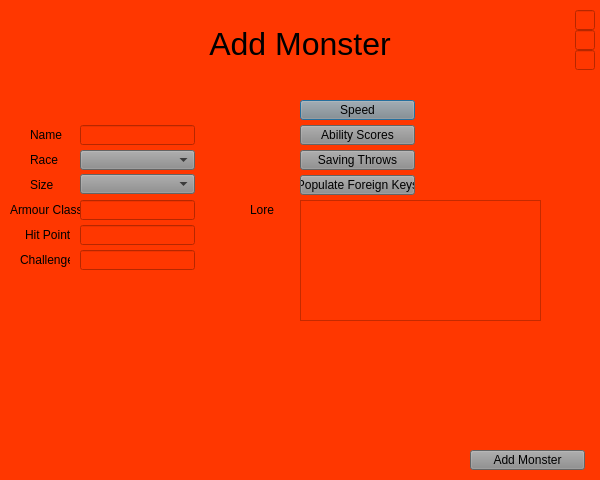
<?xml version="1.0" encoding="UTF-8"?>
<ui version="4.0">
 <class>Add_Monster</class>
 <widget class="QDialog" name="Add_Monster">
  <property name="geometry">
   <rect>
    <x>0</x>
    <y>0</y>
    <width>600</width>
    <height>480</height>
   </rect>
  </property>
  <property name="windowTitle">
   <string>Add Monster</string>
  </property>
  <property name="styleSheet">
   <string notr="true">background-color: rgba(255, 55, 0, 255);</string>
  </property>
  <widget class="QLabel" name="Main_Menu_Label">
   <property name="geometry">
    <rect>
     <x>100</x>
     <y>20</y>
     <width>400</width>
     <height>50</height>
    </rect>
   </property>
   <property name="text">
    <string>&lt;html&gt;&lt;head/&gt;&lt;body&gt;&lt;p align=&quot;center&quot;&gt;&lt;span style=&quot; font-size:24pt;&quot;&gt;Add Monster&lt;/span&gt;&lt;/p&gt;&lt;/body&gt;&lt;/html&gt;</string>
   </property>
  </widget>
  <widget class="QLineEdit" name="Add_Monster_Name">
   <property name="geometry">
    <rect>
     <x>80</x>
     <y>125</y>
     <width>115</width>
     <height>20</height>
    </rect>
   </property>
  </widget>
  <widget class="QLineEdit" name="Add_Monster_Armour_Class">
   <property name="geometry">
    <rect>
     <x>80</x>
     <y>200</y>
     <width>115</width>
     <height>20</height>
    </rect>
   </property>
  </widget>
  <widget class="QLineEdit" name="Add_Monster_Challenge">
   <property name="geometry">
    <rect>
     <x>80</x>
     <y>250</y>
     <width>115</width>
     <height>20</height>
    </rect>
   </property>
  </widget>
  <widget class="QLineEdit" name="Add_Monster_Hit_Points">
   <property name="geometry">
    <rect>
     <x>80</x>
     <y>225</y>
     <width>115</width>
     <height>20</height>
    </rect>
   </property>
  </widget>
  <widget class="QLabel" name="label">
   <property name="geometry">
    <rect>
     <x>30</x>
     <y>125</y>
     <width>40</width>
     <height>20</height>
    </rect>
   </property>
   <property name="text">
    <string>&lt;html&gt;&lt;head/&gt;&lt;body&gt;&lt;p&gt;Name&lt;/p&gt;&lt;/body&gt;&lt;/html&gt;</string>
   </property>
  </widget>
  <widget class="QLabel" name="label_2">
   <property name="geometry">
    <rect>
     <x>30</x>
     <y>150</y>
     <width>40</width>
     <height>20</height>
    </rect>
   </property>
   <property name="text">
    <string>&lt;html&gt;&lt;head/&gt;&lt;body&gt;&lt;p&gt;Race&lt;/p&gt;&lt;/body&gt;&lt;/html&gt;</string>
   </property>
  </widget>
  <widget class="QLabel" name="label_3">
   <property name="geometry">
    <rect>
     <x>30</x>
     <y>175</y>
     <width>40</width>
     <height>20</height>
    </rect>
   </property>
   <property name="text">
    <string>&lt;html&gt;&lt;head/&gt;&lt;body&gt;&lt;p&gt;Size&lt;/p&gt;&lt;/body&gt;&lt;/html&gt;</string>
   </property>
  </widget>
  <widget class="QLabel" name="label_4">
   <property name="geometry">
    <rect>
     <x>10</x>
     <y>200</y>
     <width>70</width>
     <height>20</height>
    </rect>
   </property>
   <property name="text">
    <string>&lt;html&gt;&lt;head/&gt;&lt;body&gt;&lt;p&gt;Armour Class&lt;/p&gt;&lt;/body&gt;&lt;/html&gt;</string>
   </property>
  </widget>
  <widget class="QLabel" name="label_5">
   <property name="geometry">
    <rect>
     <x>25</x>
     <y>225</y>
     <width>45</width>
     <height>20</height>
    </rect>
   </property>
   <property name="text">
    <string>&lt;html&gt;&lt;head/&gt;&lt;body&gt;&lt;p&gt;Hit Points&lt;/p&gt;&lt;/body&gt;&lt;/html&gt;</string>
   </property>
  </widget>
  <widget class="QLabel" name="label_6">
   <property name="geometry">
    <rect>
     <x>20</x>
     <y>250</y>
     <width>50</width>
     <height>20</height>
    </rect>
   </property>
   <property name="text">
    <string>&lt;html&gt;&lt;head/&gt;&lt;body&gt;&lt;p&gt;Challenge&lt;/p&gt;&lt;/body&gt;&lt;/html&gt;</string>
   </property>
  </widget>
  <widget class="QPushButton" name="Add_Monster_Speed">
   <property name="geometry">
    <rect>
     <x>300</x>
     <y>100</y>
     <width>115</width>
     <height>20</height>
    </rect>
   </property>
   <property name="styleSheet">
    <string notr="true">background-color: rgb(140, 140, 140);</string>
   </property>
   <property name="text">
    <string>Speed</string>
   </property>
  </widget>
  <widget class="QPushButton" name="Add_Monster_Ability_Score">
   <property name="geometry">
    <rect>
     <x>300</x>
     <y>125</y>
     <width>115</width>
     <height>20</height>
    </rect>
   </property>
   <property name="styleSheet">
    <string notr="true">background-color: rgb(140, 140, 140);</string>
   </property>
   <property name="text">
    <string>Ability Scores</string>
   </property>
  </widget>
  <widget class="QPushButton" name="Add_Monster_Saving_Throw">
   <property name="geometry">
    <rect>
     <x>300</x>
     <y>150</y>
     <width>115</width>
     <height>20</height>
    </rect>
   </property>
   <property name="styleSheet">
    <string notr="true">background-color: rgb(140, 140, 140);</string>
   </property>
   <property name="text">
    <string>Saving Throws</string>
   </property>
  </widget>
  <widget class="QTextEdit" name="Add_Monster_Lore">
   <property name="geometry">
    <rect>
     <x>300</x>
     <y>200</y>
     <width>241</width>
     <height>121</height>
    </rect>
   </property>
  </widget>
  <widget class="QLabel" name="label_7">
   <property name="geometry">
    <rect>
     <x>250</x>
     <y>200</y>
     <width>40</width>
     <height>20</height>
    </rect>
   </property>
   <property name="text">
    <string>&lt;html&gt;&lt;head/&gt;&lt;body&gt;&lt;p&gt;Lore&lt;/p&gt;&lt;/body&gt;&lt;/html&gt;</string>
   </property>
  </widget>
  <widget class="QPushButton" name="Add_Monster_Finish_Add_Monster">
   <property name="geometry">
    <rect>
     <x>470</x>
     <y>450</y>
     <width>115</width>
     <height>20</height>
    </rect>
   </property>
   <property name="styleSheet">
    <string notr="true">background-color: rgb(140, 140, 140);</string>
   </property>
   <property name="text">
    <string>Add Monster</string>
   </property>
  </widget>
  <widget class="QLineEdit" name="Saving_Throws_Foreign_Key">
   <property name="geometry">
    <rect>
     <x>575</x>
     <y>50</y>
     <width>20</width>
     <height>20</height>
    </rect>
   </property>
   <property name="autoFillBackground">
    <bool>false</bool>
   </property>
  </widget>
  <widget class="QLineEdit" name="Abilities_Foreign_Key">
   <property name="geometry">
    <rect>
     <x>575</x>
     <y>30</y>
     <width>20</width>
     <height>20</height>
    </rect>
   </property>
  </widget>
  <widget class="QLineEdit" name="Speed_Foreign_Key">
   <property name="geometry">
    <rect>
     <x>575</x>
     <y>10</y>
     <width>20</width>
     <height>20</height>
    </rect>
   </property>
  </widget>
  <widget class="QPushButton" name="Add_Monster_Populate">
   <property name="geometry">
    <rect>
     <x>300</x>
     <y>175</y>
     <width>115</width>
     <height>20</height>
    </rect>
   </property>
   <property name="styleSheet">
    <string notr="true">background-color: rgb(140, 140, 140);</string>
   </property>
   <property name="text">
    <string>Populate Foreign Keys</string>
   </property>
  </widget>
  <widget class="QComboBox" name="Add_Monster_Race_Dropdown">
   <property name="geometry">
    <rect>
     <x>80</x>
     <y>150</y>
     <width>115</width>
     <height>20</height>
    </rect>
   </property>
   <property name="styleSheet">
    <string notr="true">background-color: rgb(140, 140, 140);</string>
   </property>
  </widget>
  <widget class="QComboBox" name="Add_Monster_Size_Dropdown">
   <property name="geometry">
    <rect>
     <x>80</x>
     <y>174</y>
     <width>115</width>
     <height>20</height>
    </rect>
   </property>
   <property name="styleSheet">
    <string notr="true">background-color: rgb(140, 140, 140);</string>
   </property>
  </widget>
 </widget>
 <resources/>
 <connections>
  <connection>
   <sender>Add_Monster_Speed</sender>
   <signal>clicked()</signal>
   <receiver>Add_Monster</receiver>
   <slot>Monster_Speed_Link()</slot>
   <hints>
    <hint type="sourcelabel">
     <x>326</x>
     <y>112</y>
    </hint>
    <hint type="destinationlabel">
     <x>963</x>
     <y>150</y>
    </hint>
   </hints>
  </connection>
  <connection>
   <sender>Add_Monster_Ability_Score</sender>
   <signal>clicked()</signal>
   <receiver>Add_Monster</receiver>
   <slot>Monster_Ability_Scores_Link()</slot>
   <hints>
    <hint type="sourcelabel">
     <x>380</x>
     <y>133</y>
    </hint>
    <hint type="destinationlabel">
     <x>805</x>
     <y>178</y>
    </hint>
   </hints>
  </connection>
  <connection>
   <sender>Add_Monster_Saving_Throw</sender>
   <signal>clicked()</signal>
   <receiver>Add_Monster</receiver>
   <slot>Monster_Saving_Throws_Link()</slot>
   <hints>
    <hint type="sourcelabel">
     <x>361</x>
     <y>153</y>
    </hint>
    <hint type="destinationlabel">
     <x>776</x>
     <y>236</y>
    </hint>
   </hints>
  </connection>
  <connection>
   <sender>Add_Monster_Populate</sender>
   <signal>clicked()</signal>
   <receiver>Add_Monster</receiver>
   <slot>Import_Foreign_Key()</slot>
   <hints>
    <hint type="sourcelabel">
     <x>329</x>
     <y>184</y>
    </hint>
    <hint type="destinationlabel">
     <x>904</x>
     <y>309</y>
    </hint>
   </hints>
  </connection>
  <connection>
   <sender>Add_Monster_Finish_Add_Monster</sender>
   <signal>clicked()</signal>
   <receiver>Add_Monster</receiver>
   <slot>Add_Monster_Add_To_DB()</slot>
   <hints>
    <hint type="sourcelabel">
     <x>555</x>
     <y>455</y>
    </hint>
    <hint type="destinationlabel">
     <x>1121</x>
     <y>518</y>
    </hint>
   </hints>
  </connection>
 </connections>
 <slots>
  <slot>Monster_Speed_Link()</slot>
  <slot>Monster_Ability_Scores_Link()</slot>
  <slot>Monster_Saving_Throws_Link()</slot>
  <slot>Import_Foreign_Key()</slot>
  <slot>Add_Monster_Add_To_DB()</slot>
 </slots>
</ui>
